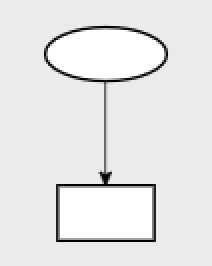
#> input picture image template/ExtractSubgraph/resources/BookingSystem/BookingSystem_MissingData.png, 106 x 133 px, given in place of PaperReview_StronglyLost.jpg, which was not available (shown 2 times larger)
$ python ExtractSubgraph_Size.py --template D:/PyCharm/ExtractSubgraph/resources/PaperReview/antiPatterns/MissingData.jpg --image D:/PyCharm/ExtractSubgraph/resources/PaperReview/composeMistakes/PaperReview_StronglyLost.jpg
#> lines starting #> are read from the running program, lines starting #| are printed output that depends on the picture; after the words box and inside, x2 and y2 are one past the last pixel; in counts of white or black regions, pixels touching at a corner belong together; long printed decimals are rounded; pictures that were not available may be replaced by others from this repository, and a replacement may not be noted
import numpy as np
import argparse # 把命令行输入的命令转换成python数据
import imutils
import glob # 查找文件目录和文件，将搜索结果返回到列表中
import cv2
import time

def extractSubgraph_Size():

    ap = argparse.ArgumentParser()
    # 模板图像和待匹配图像的路径
    ap.add_argument("-t","--template",required=True,help="Path to template image")
    ap.add_argument("-i","--image",required=True,help="Path to image where template will be matched")
    # 每次循环是否可视
    ap.add_argument("-v","--visualize",help="Flag indicating whether or not to visualize each iteration")
    args = vars(ap.parse_args())

    # 原始图像变成灰色图像，进行边缘处理
    tic = time.time()
    image = cv2.imread(args["image"])
#> image is the input picture: shape (133, 106, 3); min 0, max 255, mean 230.8
    newImage = cv2.cvtColor(image,cv2.COLOR_BGR2GRAY)
    newImage = cv2.Canny(newImage,50,200)
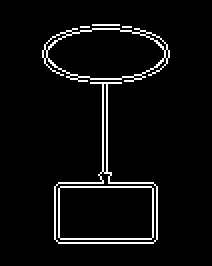
#> newImage: shape (133, 106) (shown 2 times larger); 4.7% white in thin lines or dots, all inside (x1, y1, x2, y2) = (21, 12, 85, 122)
    # 原始图像的宽高
    ih,iw = newImage.shape[:2]
#> ih = 133; iw = 106

    # 读取模板图像
    template = cv2.imread(args["template"])
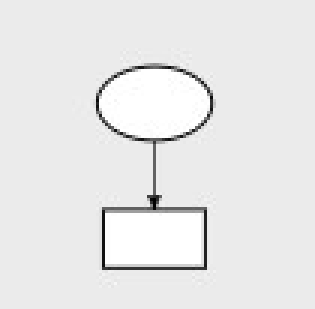
#> input picture image template/ExtractSubgraph/resources/PaperReview/antiPatterns/MissingData.jpg, 105 x 103 px, found by its file name (shown 3 times larger)
#> template is the input picture: shape (103, 105, 3); min 0, max 255, mean 232.6
    # 灰色图像处理
    gray = cv2.cvtColor(template,cv2.COLOR_BGR2GRAY)
    found = None
    # 模板图像循环缩小   起始值，结束值，相等的块片数
    for scale in np.linspace(0.2,1.0,20)[::-1]:
        resized = imutils.resize(gray,width=int(gray.shape[1]*scale))
        r = gray.shape[1] / float(resized.shape[1])
        if resized.shape[0] >= ih or resized.shape[1] >= iw:
            continue

        # 模板图像边缘处理
        edged = cv2.Canny(resized,50,200)
        # result = cv2.matchTemplate(newImage,edged,cv2.TM_CCOEFF)
        result = cv2.matchTemplate(newImage, edged, cv2.TM_CCOEFF_NORMED) # 匹配原图抠图效果很好
        min_val,max_val,min_loc,max_loc = cv2.minMaxLoc(result)

        # 检查每次循环是否可视化
        if args.get("visualize",False):
            cv2.rectangle(image,(max_loc[0],max_loc[1]),(max_loc[0]+edged.shape[1],max_loc[1]+edged.shape[0]),(0,0,255),2)
            cv2.namedWindow("Visualize", cv2.WINDOW_NORMAL)
            cv2.imshow("Visualize",image)
            cv2.waitKey(0)
            cv2.destroyAllWindows()

        if found is None or max_val > found[0]:
            found = (max_val,max_loc,result,r)
#> this loop made 20 passes
#> (min_val, max_val, min_loc, max_loc) on passes 1 to 12: (-0.0165, 0.219, (0, 27), (1, 3)), (-0.02, 0.188, (6, 27), (3, 7)), (-0.0286, 0.196, (0, 33), (5, 11)), (-0.0275, 0.214, (3, 36), (8, 15)), (-0.0311, 0.241, (4, 39), (10, 19)), (-0.0335, 0.264, (18, 42), (12, 23)), (-0.0287, 0.236, (15, 3), (3, 41)), (-0.0578, 0.258, (0, 27), (29, 58)), (-0.0657, 0.317, (3, 29), (6, 62)), (-0.0718, 0.273, (35, 31), (35, 66)), (-0.0781, 0.242, (9, 36), (23, 42)), (-0.076, 0.261, (11, 40), (25, 46))
#> pass 1, in extractSubgraph_Size, `edged = cv2.Canny(resized,50,200)`:
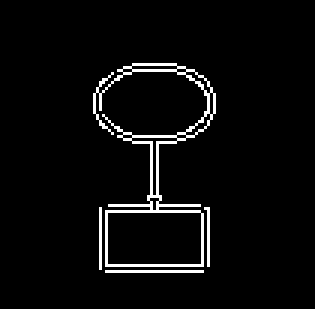
#> edged: shape (103, 105) (shown 3 times larger); 4.1% white in thin lines or dots, all inside (x1, y1, x2, y2) = (31, 21, 72, 91)
#> pass 2, in extractSubgraph_Size, `edged = cv2.Canny(resized,50,200)`:
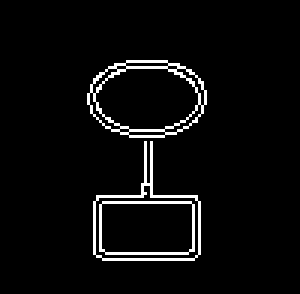
#> edged: shape (98, 100) (shown 3 times larger); 4.3% white in thin lines or dots, all inside (x1, y1, x2, y2) = (29, 20, 69, 87)
#> after the loop:
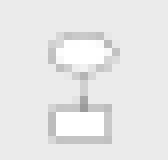
#> resized: shape (20, 21) (shown 8 times larger); min 154, max 255, mean 232.6
#> after the loop:
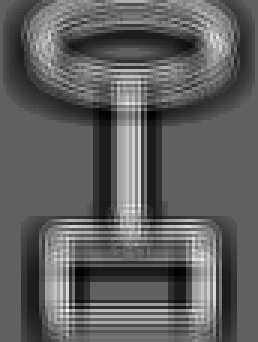
#> result: shape (114, 86) float32 (shown 3 times larger); min -0.202, max 0.332, mean -0.00211; drawn with min black and max white

    (max_val,max_loc,result,r) = found
    print(max_val)
#| 0.3325

    # 找到最佳匹配位置
    startX,startY = max_loc[0],max_loc[1]
#> startX = 22; startY = 103
    endX,endY = int(max_loc[0]+r*template.shape[1]),int(max_loc[1]+r*template.shape[0])
#> endX = 547; endY = 618
    toc = time.time()
    print('多尺度模板匹配花费时间：'+str((toc-tic)*1000)+'ms')

    # 画图
    cv2.rectangle(image,(startX,startY),(endX,endY),(0,0,255),2)
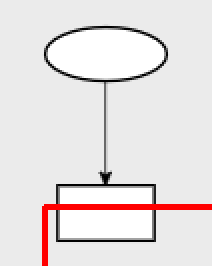
#> image: shape (133, 106, 3) (shown 2 times larger); 2.4% of pixels changed, all inside (x1, y1, x2, y2) = (21, 102, 106, 133)
    cv2.namedWindow("SearchImage", cv2.WINDOW_NORMAL)
    cv2.imshow("SearchImage",image)
    cv2.waitKey(0)
    cv2.destroyAllWindows()

if __name__ == '__main__':
    extractSubgraph_Size()
    # Terminal命令
    # python ExtractSubgraph_Size.py --template D:/PyCharm/ExtractSubgraph/resources/PaperReview/antiPatterns/MissingData.jpg --image D:/PyCharm/ExtractSubgraph/resources/PaperReview/composeMistakes/PaperReview_StronglyLost.jpg
    # 反模式 stronglyLost/inconsistent 不准
    # missing 范围圈大 999.6256828308105ms redundant 范围圈大 992.02561378479ms weaklyLost 范围圈大 1171.4046001434326ms
    # python ExtractSubgraph_Size.py --template D:/PyCharm/ExtractSubgraph/resources/PaperReview/PaperReview_For_MissingData.jpg --image D:/PyCharm/ExtractSubgraph/resources/PaperReview/PaperReview_For_AllErrors.jpg
    # 原图抠图 missing 873.2783794403076ms redundant 792.1230792999268ms inconsistent 973.24538230896ms stronglyLost 925.180196762085ms

    # 归一化方法的匹配效果没有不归一好，取低值的最佳匹配没有取高值的最佳匹配效果好
    # 综合选择 TM_CCORR 或 TM_CCOEFF
    # 选择这两种匹配方式就不能用阈值限制了，可能无限大（？）；那怎么匹配多个错误呢？

    # 归一化方法适合匹配原图抠子图；但实际情况不可能从原图抠图

    # BookingSystem 反模式从发生数据流错误的地方去文字抠图，粘贴到别的地方
    # python ExtractSubgraph_Size.py --template D:/PyCharm/ExtractSubgraph/resources/BookingSystem/BookingSystem_MissingData.png --image D:/PyCharm/ExtractSubgraph/resources/BookingSystem/BookingSystem_For_AllErrors.png
    # missing 1199.0396976470947ms redundant 1152.8277397155762ms stronglyLost 不准
    # PastryCook 只能测一个，反模式得从发生数据流错误的地方去文字抠图然后移到别的地方
    #  python ExtractSubgraph_Size.py --template D:/PyCharm/ExtractSubgraph/resources/PastryCook/PastryCook_MissingData.png --image D:/PyCharm/ExtractSubgraph/resources/PastryCook/PastryCook_For_AllErrors.png
    # missing 1187.192440032959ms redundant 1214.2863273620605ms
